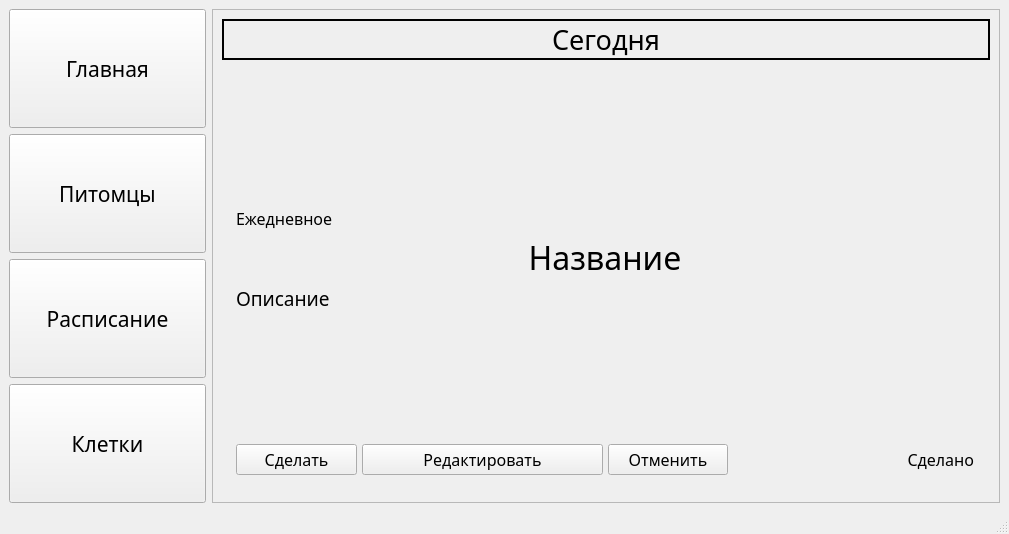
<?xml version="1.0" encoding="UTF-8"?>
<ui version="4.0">
 <class>MainWindow</class>
 <widget class="QMainWindow" name="MainWindow">
  <property name="geometry">
   <rect>
    <x>0</x>
    <y>0</y>
    <width>1009</width>
    <height>534</height>
   </rect>
  </property>
  <property name="windowTitle">
   <string>MainWindow</string>
  </property>
  <widget class="QWidget" name="centralwidget">
   <property name="sizePolicy">
    <sizepolicy hsizetype="Expanding" vsizetype="Expanding">
     <horstretch>0</horstretch>
     <verstretch>0</verstretch>
    </sizepolicy>
   </property>
   <property name="contextMenuPolicy">
    <enum>Qt::NoContextMenu</enum>
   </property>
   <property name="layoutDirection">
    <enum>Qt::LeftToRight</enum>
   </property>
   <layout class="QHBoxLayout" name="horizontalLayout_2" stretch="2,8">
    <item>
     <layout class="QVBoxLayout" name="menuPages" stretch="0,0,0,0">
      <property name="sizeConstraint">
       <enum>QLayout::SetMaximumSize</enum>
      </property>
      <item>
       <widget class="QPushButton" name="mainPage">
        <property name="sizePolicy">
         <sizepolicy hsizetype="Preferred" vsizetype="Preferred">
          <horstretch>0</horstretch>
          <verstretch>0</verstretch>
         </sizepolicy>
        </property>
        <property name="minimumSize">
         <size>
          <width>100</width>
          <height>100</height>
         </size>
        </property>
        <property name="font">
         <font>
          <family>Bahnschrift Light Condensed</family>
          <pointsize>16</pointsize>
         </font>
        </property>
        <property name="cursor">
         <cursorShape>ArrowCursor</cursorShape>
        </property>
        <property name="focusPolicy">
         <enum>Qt::StrongFocus</enum>
        </property>
        <property name="styleSheet">
         <string notr="true">pushButton.setStyleSheet(&quot;text-align:left;&quot;)</string>
        </property>
        <property name="text">
         <string>Главная</string>
        </property>
        <property name="checkable">
         <bool>true</bool>
        </property>
       </widget>
      </item>
      <item>
       <widget class="QPushButton" name="petsPage">
        <property name="sizePolicy">
         <sizepolicy hsizetype="Preferred" vsizetype="Preferred">
          <horstretch>0</horstretch>
          <verstretch>0</verstretch>
         </sizepolicy>
        </property>
        <property name="minimumSize">
         <size>
          <width>100</width>
          <height>100</height>
         </size>
        </property>
        <property name="font">
         <font>
          <family>Bahnschrift Light Condensed</family>
          <pointsize>16</pointsize>
         </font>
        </property>
        <property name="cursor">
         <cursorShape>ArrowCursor</cursorShape>
        </property>
        <property name="text">
         <string>Питомцы</string>
        </property>
        <property name="checkable">
         <bool>true</bool>
        </property>
       </widget>
      </item>
      <item>
       <widget class="QPushButton" name="schedPage">
        <property name="sizePolicy">
         <sizepolicy hsizetype="Preferred" vsizetype="Preferred">
          <horstretch>0</horstretch>
          <verstretch>0</verstretch>
         </sizepolicy>
        </property>
        <property name="minimumSize">
         <size>
          <width>100</width>
          <height>100</height>
         </size>
        </property>
        <property name="font">
         <font>
          <family>Bahnschrift Light Condensed</family>
          <pointsize>16</pointsize>
         </font>
        </property>
        <property name="cursor">
         <cursorShape>ArrowCursor</cursorShape>
        </property>
        <property name="text">
         <string>Расписание</string>
        </property>
        <property name="checkable">
         <bool>true</bool>
        </property>
       </widget>
      </item>
      <item>
       <widget class="QPushButton" name="cagesPage">
        <property name="sizePolicy">
         <sizepolicy hsizetype="Preferred" vsizetype="Preferred">
          <horstretch>0</horstretch>
          <verstretch>0</verstretch>
         </sizepolicy>
        </property>
        <property name="minimumSize">
         <size>
          <width>100</width>
          <height>100</height>
         </size>
        </property>
        <property name="font">
         <font>
          <family>Bahnschrift Light Condensed</family>
          <pointsize>16</pointsize>
         </font>
        </property>
        <property name="cursor">
         <cursorShape>ArrowCursor</cursorShape>
        </property>
        <property name="text">
         <string>Клетки</string>
        </property>
        <property name="checkable">
         <bool>true</bool>
        </property>
       </widget>
      </item>
     </layout>
    </item>
    <item>
     <widget class="QScrollArea" name="scrollArea">
      <property name="focusPolicy">
       <enum>Qt::WheelFocus</enum>
      </property>
      <property name="autoFillBackground">
       <bool>true</bool>
      </property>
      <property name="widgetResizable">
       <bool>true</bool>
      </property>
      <widget class="QWidget" name="scrollAreaWidgetContents">
       <property name="geometry">
        <rect>
         <x>0</x>
         <y>0</y>
         <width>782</width>
         <height>459</height>
        </rect>
       </property>
       <property name="sizePolicy">
        <sizepolicy hsizetype="MinimumExpanding" vsizetype="MinimumExpanding">
         <horstretch>100</horstretch>
         <verstretch>100</verstretch>
        </sizepolicy>
       </property>
       <layout class="QHBoxLayout" name="horizontalLayout" stretch="0">
        <item>
         <layout class="QVBoxLayout" name="todayAndSoonContainers">
          <property name="topMargin">
           <number>0</number>
          </property>
          <property name="rightMargin">
           <number>0</number>
          </property>
          <property name="bottomMargin">
           <number>0</number>
          </property>
          <item>
           <widget class="QLabel" name="daySched_L">
            <property name="font">
             <font>
              <family>Bahnschrift Light Condensed</family>
              <pointsize>20</pointsize>
             </font>
            </property>
            <property name="styleSheet">
             <string notr="true">border: 2px solid black</string>
            </property>
            <property name="text">
             <string>Сегодня</string>
            </property>
            <property name="alignment">
             <set>Qt::AlignCenter</set>
            </property>
           </widget>
          </item>
          <item>
           <widget class="QWidget" name="schedToday" native="true">
            <property name="sizePolicy">
             <sizepolicy hsizetype="Minimum" vsizetype="Minimum">
              <horstretch>100</horstretch>
              <verstretch>100</verstretch>
             </sizepolicy>
            </property>
            <property name="minimumSize">
             <size>
              <width>250</width>
              <height>250</height>
             </size>
            </property>
            <property name="maximumSize">
             <size>
              <width>16777215</width>
              <height>16777215</height>
             </size>
            </property>
            <property name="styleSheet">
             <string notr="true">QWidget.SchedDay.border: 2px solid black</string>
            </property>
            <layout class="QHBoxLayout" name="horizontalLayout_3">
             <property name="rightMargin">
              <number>11</number>
             </property>
             <item>
              <widget class="QWidget" name="containerEvent" native="true">
               <property name="styleSheet">
                <string notr="true"/>
               </property>
               <layout class="QFormLayout" name="formLayout">
                <property name="rowWrapPolicy">
                 <enum>QFormLayout::WrapLongRows</enum>
                </property>
                <property name="labelAlignment">
                 <set>Qt::AlignLeading|Qt::AlignLeft|Qt::AlignVCenter</set>
                </property>
                <property name="formAlignment">
                 <set>Qt::AlignLeading|Qt::AlignLeft|Qt::AlignTop</set>
                </property>
                <property name="horizontalSpacing">
                 <number>5</number>
                </property>
                <property name="verticalSpacing">
                 <number>5</number>
                </property>
                <property name="leftMargin">
                 <number>0</number>
                </property>
                <property name="topMargin">
                 <number>5</number>
                </property>
                <property name="rightMargin">
                 <number>5</number>
                </property>
                <item row="1" column="1">
                 <spacer name="eventSpacerU">
                  <property name="orientation">
                   <enum>Qt::Vertical</enum>
                  </property>
                  <property name="sizeHint" stdset="0">
                   <size>
                    <width>20</width>
                    <height>20</height>
                   </size>
                  </property>
                 </spacer>
                </item>
                <item row="2" column="1">
                 <widget class="QLabel" name="dateOfEvent_L">
                  <property name="font">
                   <font>
                    <family>Bahnschrift Light Condensed</family>
                    <pointsize>12</pointsize>
                   </font>
                  </property>
                  <property name="text">
                   <string>Ежедневное</string>
                  </property>
                 </widget>
                </item>
                <item row="3" column="1">
                 <widget class="QLabel" name="eventName_L">
                  <property name="font">
                   <font>
                    <family>Bahnschrift Light Condensed</family>
                    <pointsize>24</pointsize>
                   </font>
                  </property>
                  <property name="text">
                   <string>Название</string>
                  </property>
                  <property name="alignment">
                   <set>Qt::AlignCenter</set>
                  </property>
                 </widget>
                </item>
                <item row="4" column="1">
                 <widget class="QLabel" name="descName_L">
                  <property name="font">
                   <font>
                    <family>Bahnschrift Light Condensed</family>
                    <pointsize>14</pointsize>
                   </font>
                  </property>
                  <property name="text">
                   <string>Описание</string>
                  </property>
                 </widget>
                </item>
                <item row="5" column="1">
                 <spacer name="eventSpacerD">
                  <property name="orientation">
                   <enum>Qt::Vertical</enum>
                  </property>
                  <property name="sizeHint" stdset="0">
                   <size>
                    <width>20</width>
                    <height>40</height>
                   </size>
                  </property>
                 </spacer>
                </item>
                <item row="8" column="1">
                 <layout class="QHBoxLayout" name="eventActions" stretch="2,4,2,4">
                  <property name="topMargin">
                   <number>0</number>
                  </property>
                  <item>
                   <widget class="QPushButton" name="pushToDo">
                    <property name="font">
                     <font>
                      <family>Bahnschrift Light Condensed</family>
                      <pointsize>12</pointsize>
                     </font>
                    </property>
                    <property name="text">
                     <string>Сделать</string>
                    </property>
                   </widget>
                  </item>
                  <item>
                   <widget class="QPushButton" name="pushToRedact">
                    <property name="font">
                     <font>
                      <family>Bahnschrift Light Condensed</family>
                      <pointsize>12</pointsize>
                     </font>
                    </property>
                    <property name="text">
                     <string>Редактировать</string>
                    </property>
                   </widget>
                  </item>
                  <item>
                   <widget class="QPushButton" name="pushToCancel">
                    <property name="font">
                     <font>
                      <family>Bahnschrift Light Condensed</family>
                      <pointsize>12</pointsize>
                     </font>
                    </property>
                    <property name="text">
                     <string>Отменить</string>
                    </property>
                   </widget>
                  </item>
                  <item>
                   <widget class="QLabel" name="isDone_L">
                    <property name="font">
                     <font>
                      <family>Bahnschrift Light Condensed</family>
                      <pointsize>12</pointsize>
                     </font>
                    </property>
                    <property name="text">
                     <string>Сделано</string>
                    </property>
                    <property name="alignment">
                     <set>Qt::AlignRight|Qt::AlignTrailing|Qt::AlignVCenter</set>
                    </property>
                   </widget>
                  </item>
                 </layout>
                </item>
               </layout>
              </widget>
             </item>
            </layout>
           </widget>
          </item>
         </layout>
        </item>
       </layout>
      </widget>
     </widget>
    </item>
   </layout>
  </widget>
  <widget class="QMenuBar" name="menubar">
   <property name="geometry">
    <rect>
     <x>0</x>
     <y>0</y>
     <width>1009</width>
     <height>26</height>
    </rect>
   </property>
  </widget>
  <widget class="QStatusBar" name="statusbar"/>
 </widget>
 <resources/>
 <connections/>
 <designerdata>
  <property name="gridDeltaX">
   <number>10</number>
  </property>
  <property name="gridDeltaY">
   <number>10</number>
  </property>
  <property name="gridSnapX">
   <bool>true</bool>
  </property>
  <property name="gridSnapY">
   <bool>true</bool>
  </property>
  <property name="gridVisible">
   <bool>true</bool>
  </property>
 </designerdata>
</ui>
